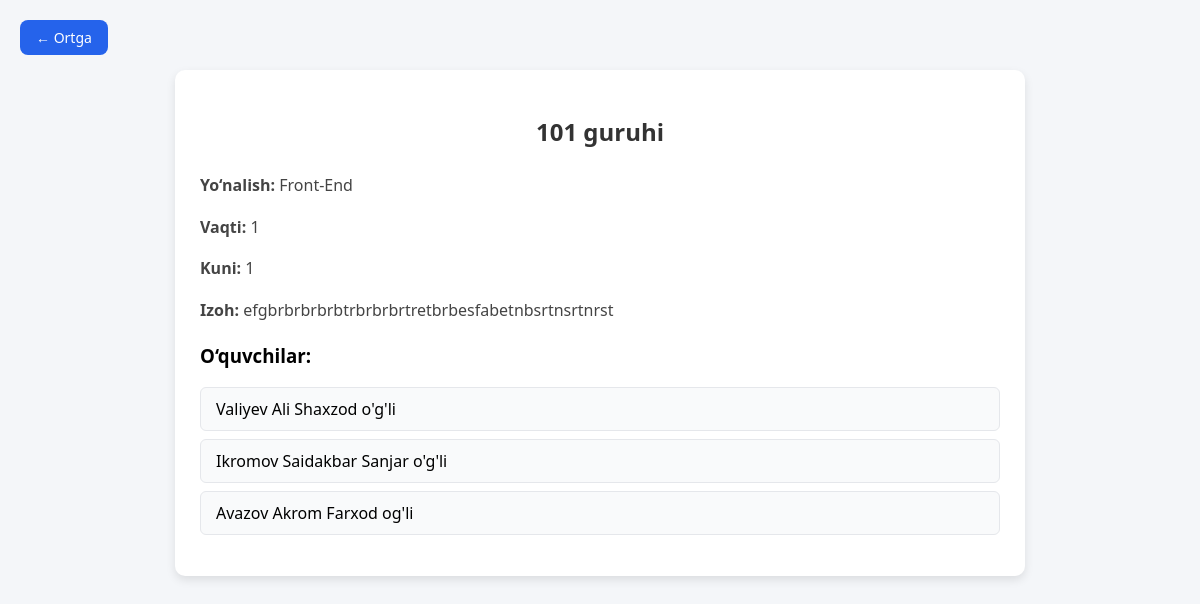
Page /teacher/groups/1/ (signed in) on the committed database.
### main/models.py (models this page shows, shortened)
class add_course_model(models.Model):
    name = models.CharField(max_length=150)
    time = models.CharField(max_length=90)
    course_price = models.CharField(max_length=150)
    department = models.CharField(max_length=150)
    description = models.TextField()
    days = models.CharField(max_length=200)
    professor = models.ForeignKey('ProfileUser', on_delete=models.CASCADE, limit_choices_to={'role': 'teacher'})

class ProfileUser(models.Model):
    ROLE_CHOICES = [
        ('teacher', "O'qituvchi"),
        ('student', "Talaba"),
    ]
    user = models.OneToOneField(User, on_delete=models.CASCADE, related_name='profile')
    role = models.CharField(max_length=10, choices=ROLE_CHOICES, default='student')
    full_name = models.CharField(max_length=150, null=True, blank=True)
    address = models.CharField(max_length=150, null=True, blank=True)
    phone_number = models.CharField(max_length=90, null=True, blank=True)
    birth_date = models.CharField(max_length=90, null=True, blank=True)
    description = models.TextField(blank=True, null=True)
    department = models.CharField(max_length=150, null=True, blank=True)
    profile_pic = models.ImageField(upload_to='profile_pics/', blank=True, null=True)
    group = models.ForeignKey('add_course_model', on_delete=models.SET_NULL, null=True, blank=True)
    is_approved = models.BooleanField(default=False)

### main/views.py (the view)
# urls.py: path('teacher/groups/<int:group_id>/', teacher_group_detail_view, name='teacher_group_detail'),
@login_required
def teacher_group_detail_view(request, group_id):
    group = get_object_or_404(add_course_model, id=group_id)
    students = ProfileUser.objects.filter(group=group, role='student', is_approved=True)
    return render(request, 'teacher/group_detail.html', {
        'group': group,
        'students': students
    })

### main/context_processors.py (called while the page is built)
def unread_notifications_count(request):
    if request.user.is_authenticated:
        count = Notification.objects.filter(user=request.user, is_read=False).count()
        return {'unread_notifications_count': count}
    return {}

### templates/teacher/group_detail.html (shortened to what this page needs)
<!DOCTYPE html>
<html lang="uz">
<head>
</head>
<body>
<a href="/teacher/groups/" class="back-button">← Ortga</a>
<div class="container">
  <h2>{{ group.name }} guruhi</h2>
  <div class="info">
    <p><strong>Yo‘nalish:</strong> {{ group.department|default:"- Yo‘nalish belgilanmagan -" }}</p>
    <p><strong>Vaqti:</strong> {{ group.time }}</p>
    <p><strong>Kuni:</strong> {{ group.days }}</p>
    {% if group.description %}
      <p><strong>Izoh:</strong> {{ group.description }}</p>
    {% endif %}
  </div>
  <h3>O‘quvchilar:</h3>
  <ul>
    {% for student in students %}
      <li>{{ student.full_name }}</li>
    {% empty %}
      <li>Hozircha o‘quvchilar mavjud emas.</li>
    {% endfor %}
  </ul>
</div>
</body>
</html>

### templates/teacher/group_detail.html (style rules this page uses)
body { font-family: 'Segoe UI', sans-serif; background-color: #f4f6f9; margin: 0; padding: 20px; }
.container { max-width: 800px; margin: auto; background: #fff; border-radius: 10px; padding: 25px; box-shadow: 0 4px 10px rgba(0,0,0,0.1); word-wrap: break-word; }
h2 { text-align: center; margin-bottom: 25px; color: #333; font-size: 24px; }
.info { margin-bottom: 20px; color: #444; line-height: 1.6; }
.info p { margin-bottom: 8px; word-break: break-word; }
ul { list-style: none; padding: 0; }
li { background: #f9fafb; padding: 10px 15px; margin-bottom: 8px; border-radius: 6px; border: 1px solid #e5e7eb; word-break: break-word; }
.back-button { display: inline-block; margin-bottom: 15px; background-color: #2563eb; color: white; padding: 8px 16px; text-decoration: none; border-radius: 8px; transition: background 0.3s; font-size: 14px; }

### rows in the picture
add_course_model: name "101", department "Front-End", time "1", days "1", description "efgbrbrbrbrbtrbrbrbrtretbrbesfabetnbsrtnsrtnrst"
ProfileUser: full_name "Valiyev Ali Shaxzod o'g'li"
ProfileUser: full_name "Ikromov Saidakbar Sanjar o'g'li"
ProfileUser: full_name "Avazov Akrom Farxod og'li"
